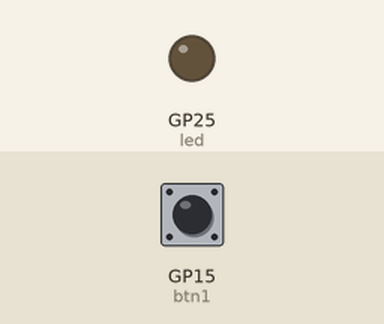
The program below on a simulated Raspberry Pi Pico running CircuitPython. Parts: output pins drawn as LEDs (lit = HIGH). The test bench sets the inputs (shaded band); at power-on: GP15 (btn1) LOW. Random numbers come from a fixed seed; USB keyboard and mouse output is not drawn; what the program prints to the serial console is not drawn.

Above: at 2.0 s.
2.1 s: GP15 (btn1) pulled HIGH for 0.15 s
At 3.2 s:
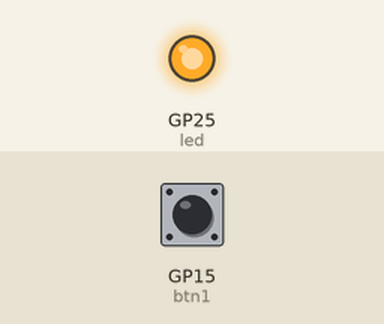
3.7 s: GP15 (btn1) pulled HIGH for 1 s
Timing chart, 0 to 6.7 s (numbered marks = the images above; inputs shaded):
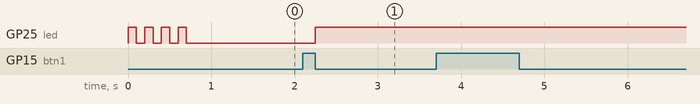

Measured:
- after the input at 2.1 s, GP25 (led): LOW → HIGH after 0.15 s
- after the input at 3.7 s, every drawn part: stays the same

The program:

main.py
```python
import time
import usb_hid
from adafruit_hid.mouse import Mouse
import board
import digitalio
import random
import math

mouse = Mouse(usb_hid.devices)
led = digitalio.DigitalInOut(board.GP25)
led.direction = digitalio.Direction.OUTPUT
led.value = False

#version2
btn1_pin = board.GP15
btn1 = digitalio.DigitalInOut(btn1_pin)
btn1.direction = digitalio.Direction.INPUT
btn1.pull = digitalio.Pull.DOWN

minDelay = 180; maxDelay = 300
minDist = -3; maxDist = 3

def getRandom(min,max):
    return (random.randint(min,max))

for i in range(4):
    led.value = True
    time.sleep(.1)
    led.value = False
    time.sleep(.1)
#time.sleep(300)

last_state = False
curr_state = False
state = 0
x = 0

while True:
    curr_state = btn1.value
    if last_state == 1 and curr_state == 0:
        if state == 0:
            state = 1
        elif state == 1:
            state = 0
    last_state = curr_state
    x = x+1
    if state == 0:
        led.value = False
        #if (x/2) == 0:
            #print("State 0: Idle")
    elif state == 1:
        led.value = True
        #if (x/2) == 0:
            #print("State 1: Jiggling")
        #mouse.move(getRandom(minDist,maxDist), getRandom(minDist,maxDist))
        R = random.randint(0,10) #radius
        x = getRandom(minDist,maxDist)
        y = getRandom(minDist,maxDist)
        for k in range(501):
            #print(k)
            if k == 500:
               # print("11111111!!!")
                for i in range(random.randint(0,360)):
                    if i%6==0:
                        circlex = int(R*math.cos(math.radians(i)))
                        circley = int(R*math.sin(math.radians(i)))
                        #for i in range(random.randint(0,10)):
                        mouse.move(x + circlex,y + circley)
                        for j in range(random.randint(0,1000)):
                            time.sleep(.00000000001)
                            if btn1.value == True:
                                print("leave")
                                break
                        #mouse.move(1,0)
                        scroll = random.randint(0,100)
                        if scroll < 90:
                            continue
                        elif scroll > 95:
                            mouse.move(wheel=-1)
                        elif scroll :
                            mouse.move(wheel=1)
                #for i in range(getRandom(minDelay,maxDelay)):
            else:
                for j in range(1000):
                    time.sleep(.00000000001)
                    if btn1.value == True:
                        #print("leave")
                        break
```
